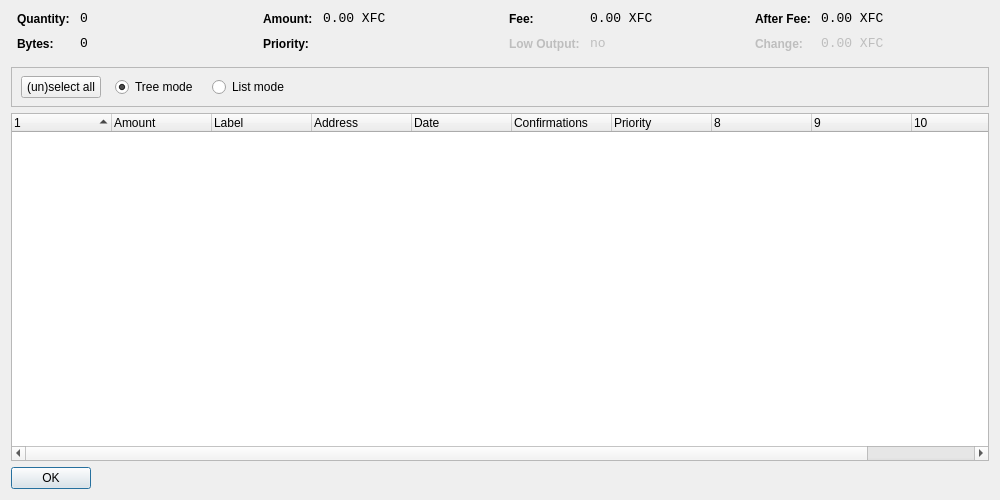
<?xml version="1.0" encoding="UTF-8"?>
<ui version="4.0">
 <class>CoinControlDialog</class>
 <widget class="QDialog" name="CoinControlDialog">
  <property name="geometry">
   <rect>
    <x>0</x>
    <y>0</y>
    <width>1000</width>
    <height>500</height>
   </rect>
  </property>
  <property name="windowTitle">
   <string>Coin Control</string>
  </property>
  <layout class="QVBoxLayout" name="verticalLayout">
   <item>
    <layout class="QHBoxLayout" name="horizontalLayoutTop" stretch="0,0,0,0">
     <property name="topMargin">
      <number>0</number>
     </property>
     <property name="bottomMargin">
      <number>10</number>
     </property>
     <item>
      <layout class="QFormLayout" name="formLayoutCoinControl1">
       <property name="horizontalSpacing">
        <number>10</number>
       </property>
       <property name="verticalSpacing">
        <number>10</number>
       </property>
       <property name="leftMargin">
        <number>6</number>
       </property>
       <property name="rightMargin">
        <number>6</number>
       </property>
       <item row="0" column="0">
        <widget class="QLabel" name="labelCoinControlQuantityText">
         <property name="styleSheet">
          <string notr="true">font-weight:bold;</string>
         </property>
         <property name="text">
          <string>Quantity:</string>
         </property>
        </widget>
       </item>
       <item row="0" column="1">
        <widget class="QLabel" name="labelCoinControlQuantity">
         <property name="font">
          <font>
           <family>Monospace</family>
           <pointsize>10</pointsize>
          </font>
         </property>
         <property name="cursor">
          <cursorShape>IBeamCursor</cursorShape>
         </property>
         <property name="contextMenuPolicy">
          <enum>Qt::ActionsContextMenu</enum>
         </property>
         <property name="text">
          <string notr="true">0</string>
         </property>
         <property name="textInteractionFlags">
          <set>Qt::LinksAccessibleByMouse|Qt::TextSelectableByKeyboard|Qt::TextSelectableByMouse</set>
         </property>
        </widget>
       </item>
       <item row="1" column="0">
        <widget class="QLabel" name="labelCoinControlBytesText">
         <property name="styleSheet">
          <string notr="true">font-weight:bold;</string>
         </property>
         <property name="text">
          <string>Bytes:</string>
         </property>
        </widget>
       </item>
       <item row="1" column="1">
        <widget class="QLabel" name="labelCoinControlBytes">
         <property name="font">
          <font>
           <family>Monospace</family>
           <pointsize>10</pointsize>
          </font>
         </property>
         <property name="cursor">
          <cursorShape>IBeamCursor</cursorShape>
         </property>
         <property name="contextMenuPolicy">
          <enum>Qt::ActionsContextMenu</enum>
         </property>
         <property name="text">
          <string notr="true">0</string>
         </property>
         <property name="textInteractionFlags">
          <set>Qt::LinksAccessibleByMouse|Qt::TextSelectableByKeyboard|Qt::TextSelectableByMouse</set>
         </property>
        </widget>
       </item>
      </layout>
     </item>
     <item>
      <layout class="QFormLayout" name="formLayoutCoinControl2">
       <property name="horizontalSpacing">
        <number>10</number>
       </property>
       <property name="verticalSpacing">
        <number>10</number>
       </property>
       <property name="leftMargin">
        <number>6</number>
       </property>
       <property name="rightMargin">
        <number>6</number>
       </property>
       <item row="0" column="0">
        <widget class="QLabel" name="labelCoinControlAmountText">
         <property name="styleSheet">
          <string notr="true">font-weight:bold;</string>
         </property>
         <property name="text">
          <string>Amount:</string>
         </property>
        </widget>
       </item>
       <item row="0" column="1">
        <widget class="QLabel" name="labelCoinControlAmount">
         <property name="font">
          <font>
           <family>Monospace</family>
           <pointsize>10</pointsize>
          </font>
         </property>
         <property name="cursor">
          <cursorShape>IBeamCursor</cursorShape>
         </property>
         <property name="contextMenuPolicy">
          <enum>Qt::ActionsContextMenu</enum>
         </property>
         <property name="text">
          <string notr="true">0.00 XFC</string>
         </property>
         <property name="textInteractionFlags">
          <set>Qt::LinksAccessibleByMouse|Qt::TextSelectableByKeyboard|Qt::TextSelectableByMouse</set>
         </property>
        </widget>
       </item>
       <item row="1" column="0">
        <widget class="QLabel" name="labelCoinControlPriorityText">
         <property name="styleSheet">
          <string notr="true">font-weight:bold;</string>
         </property>
         <property name="text">
          <string>Priority:</string>
         </property>
        </widget>
       </item>
       <item row="1" column="1">
        <widget class="QLabel" name="labelCoinControlPriority">
         <property name="font">
          <font>
           <family>Monospace</family>
           <pointsize>10</pointsize>
          </font>
         </property>
         <property name="cursor">
          <cursorShape>IBeamCursor</cursorShape>
         </property>
         <property name="contextMenuPolicy">
          <enum>Qt::ActionsContextMenu</enum>
         </property>
         <property name="text">
          <string/>
         </property>
         <property name="textInteractionFlags">
          <set>Qt::LinksAccessibleByMouse|Qt::TextSelectableByKeyboard|Qt::TextSelectableByMouse</set>
         </property>
        </widget>
       </item>
      </layout>
     </item>
     <item>
      <layout class="QFormLayout" name="formLayoutCoinControl3">
       <property name="horizontalSpacing">
        <number>10</number>
       </property>
       <property name="verticalSpacing">
        <number>10</number>
       </property>
       <property name="leftMargin">
        <number>6</number>
       </property>
       <property name="rightMargin">
        <number>6</number>
       </property>
       <item row="0" column="0">
        <widget class="QLabel" name="labelCoinControlFeeText">
         <property name="styleSheet">
          <string notr="true">font-weight:bold;</string>
         </property>
         <property name="text">
          <string>Fee:</string>
         </property>
        </widget>
       </item>
       <item row="0" column="1">
        <widget class="QLabel" name="labelCoinControlFee">
         <property name="font">
          <font>
           <family>Monospace</family>
           <pointsize>10</pointsize>
          </font>
         </property>
         <property name="cursor">
          <cursorShape>IBeamCursor</cursorShape>
         </property>
         <property name="contextMenuPolicy">
          <enum>Qt::ActionsContextMenu</enum>
         </property>
         <property name="text">
          <string notr="true">0.00 XFC</string>
         </property>
         <property name="textInteractionFlags">
          <set>Qt::LinksAccessibleByMouse|Qt::TextSelectableByKeyboard|Qt::TextSelectableByMouse</set>
         </property>
        </widget>
       </item>
       <item row="1" column="0">
        <widget class="QLabel" name="labelCoinControlLowOutputText">
         <property name="enabled">
          <bool>false</bool>
         </property>
         <property name="styleSheet">
          <string notr="true">font-weight:bold;</string>
         </property>
         <property name="text">
          <string>Low Output:</string>
         </property>
        </widget>
       </item>
       <item row="1" column="1">
        <widget class="QLabel" name="labelCoinControlLowOutput">
         <property name="enabled">
          <bool>false</bool>
         </property>
         <property name="font">
          <font>
           <family>Monospace</family>
           <pointsize>10</pointsize>
          </font>
         </property>
         <property name="cursor">
          <cursorShape>IBeamCursor</cursorShape>
         </property>
         <property name="contextMenuPolicy">
          <enum>Qt::ActionsContextMenu</enum>
         </property>
         <property name="text">
          <string notr="true">no</string>
         </property>
         <property name="textInteractionFlags">
          <set>Qt::LinksAccessibleByMouse|Qt::TextSelectableByKeyboard|Qt::TextSelectableByMouse</set>
         </property>
        </widget>
       </item>
      </layout>
     </item>
     <item>
      <layout class="QFormLayout" name="formLayoutCoinControl4">
       <property name="horizontalSpacing">
        <number>10</number>
       </property>
       <property name="verticalSpacing">
        <number>10</number>
       </property>
       <property name="leftMargin">
        <number>6</number>
       </property>
       <property name="rightMargin">
        <number>6</number>
       </property>
       <item row="0" column="0">
        <widget class="QLabel" name="labelCoinControlAfterFeeText">
         <property name="styleSheet">
          <string notr="true">font-weight:bold;</string>
         </property>
         <property name="text">
          <string>After Fee:</string>
         </property>
        </widget>
       </item>
       <item row="0" column="1">
        <widget class="QLabel" name="labelCoinControlAfterFee">
         <property name="font">
          <font>
           <family>Monospace</family>
           <pointsize>10</pointsize>
          </font>
         </property>
         <property name="cursor">
          <cursorShape>IBeamCursor</cursorShape>
         </property>
         <property name="contextMenuPolicy">
          <enum>Qt::ActionsContextMenu</enum>
         </property>
         <property name="text">
          <string notr="true">0.00 XFC</string>
         </property>
         <property name="textInteractionFlags">
          <set>Qt::LinksAccessibleByMouse|Qt::TextSelectableByKeyboard|Qt::TextSelectableByMouse</set>
         </property>
        </widget>
       </item>
       <item row="1" column="0">
        <widget class="QLabel" name="labelCoinControlChangeText">
         <property name="enabled">
          <bool>false</bool>
         </property>
         <property name="styleSheet">
          <string notr="true">font-weight:bold;</string>
         </property>
         <property name="text">
          <string>Change:</string>
         </property>
        </widget>
       </item>
       <item row="1" column="1">
        <widget class="QLabel" name="labelCoinControlChange">
         <property name="enabled">
          <bool>false</bool>
         </property>
         <property name="font">
          <font>
           <family>Monospace</family>
           <pointsize>10</pointsize>
          </font>
         </property>
         <property name="cursor">
          <cursorShape>IBeamCursor</cursorShape>
         </property>
         <property name="contextMenuPolicy">
          <enum>Qt::ActionsContextMenu</enum>
         </property>
         <property name="text">
          <string notr="true">0.00 XFC</string>
         </property>
         <property name="textInteractionFlags">
          <set>Qt::LinksAccessibleByMouse|Qt::TextSelectableByKeyboard|Qt::TextSelectableByMouse</set>
         </property>
        </widget>
       </item>
      </layout>
     </item>
    </layout>
   </item>
   <item>
    <widget class="QFrame" name="frame">
     <property name="minimumSize">
      <size>
       <width>0</width>
       <height>40</height>
      </size>
     </property>
     <property name="frameShape">
      <enum>QFrame::StyledPanel</enum>
     </property>
     <property name="frameShadow">
      <enum>QFrame::Sunken</enum>
     </property>
     <widget class="QWidget" name="horizontalLayoutWidget">
      <property name="geometry">
       <rect>
        <x>10</x>
        <y>0</y>
        <width>781</width>
        <height>41</height>
       </rect>
      </property>
      <layout class="QHBoxLayout" name="horizontalLayoutPanel" stretch="0,0,0,0,0">
       <property name="spacing">
        <number>14</number>
       </property>
       <item>
        <widget class="QPushButton" name="pushButtonSelectAll">
         <property name="sizePolicy">
          <sizepolicy hsizetype="Maximum" vsizetype="Fixed">
           <horstretch>0</horstretch>
           <verstretch>0</verstretch>
          </sizepolicy>
         </property>
         <property name="text">
          <string>(un)select all</string>
         </property>
        </widget>
       </item>
       <item>
        <widget class="QRadioButton" name="radioTreeMode">
         <property name="sizePolicy">
          <sizepolicy hsizetype="Maximum" vsizetype="Fixed">
           <horstretch>0</horstretch>
           <verstretch>0</verstretch>
          </sizepolicy>
         </property>
         <property name="text">
          <string>Tree mode</string>
         </property>
         <property name="checked">
          <bool>true</bool>
         </property>
        </widget>
       </item>
       <item>
        <widget class="QRadioButton" name="radioListMode">
         <property name="sizePolicy">
          <sizepolicy hsizetype="Maximum" vsizetype="Fixed">
           <horstretch>0</horstretch>
           <verstretch>0</verstretch>
          </sizepolicy>
         </property>
         <property name="text">
          <string>List mode</string>
         </property>
        </widget>
       </item>
       <item>
        <spacer name="horizontalSpacer">
         <property name="orientation">
          <enum>Qt::Horizontal</enum>
         </property>
         <property name="sizeHint" stdset="0">
          <size>
           <width>40</width>
           <height>20</height>
          </size>
         </property>
        </spacer>
       </item>
      </layout>
     </widget>
    </widget>
   </item>
   <item>
    <widget class="CoinControlTreeWidget" name="treeWidget">
     <property name="contextMenuPolicy">
      <enum>Qt::CustomContextMenu</enum>
     </property>
     <property name="sortingEnabled">
      <bool>false</bool>
     </property>
     <property name="columnCount">
      <number>11</number>
     </property>
     <attribute name="headerShowSortIndicator" stdset="0">
      <bool>true</bool>
     </attribute>
     <attribute name="headerStretchLastSection">
      <bool>false</bool>
     </attribute>
     <column>
      <property name="text">
       <string/>
      </property>
     </column>
     <column>
      <property name="text">
       <string>Amount</string>
      </property>
     </column>
     <column>
      <property name="text">
       <string>Label</string>
      </property>
     </column>
     <column>
      <property name="text">
       <string>Address</string>
      </property>
     </column>
     <column>
      <property name="text">
       <string>Date</string>
      </property>
     </column>
     <column>
      <property name="text">
       <string>Confirmations</string>
      </property>
      <property name="toolTip">
       <string>Confirmed</string>
      </property>
     </column>
     <column>
      <property name="text">
       <string>Priority</string>
      </property>
     </column>
     <column>
      <property name="text">
       <string/>
      </property>
     </column>
     <column>
      <property name="text">
       <string/>
      </property>
     </column>
     <column>
      <property name="text">
       <string/>
      </property>
     </column>
     <column>
      <property name="text">
       <string/>
      </property>
     </column>
    </widget>
   </item>
   <item>
    <widget class="QDialogButtonBox" name="buttonBox">
     <property name="sizePolicy">
      <sizepolicy hsizetype="Maximum" vsizetype="Fixed">
       <horstretch>0</horstretch>
       <verstretch>0</verstretch>
      </sizepolicy>
     </property>
     <property name="orientation">
      <enum>Qt::Horizontal</enum>
     </property>
     <property name="standardButtons">
      <set>QDialogButtonBox::Ok</set>
     </property>
    </widget>
   </item>
  </layout>
 </widget>
 <customwidgets>
  <customwidget>
   <class>CoinControlTreeWidget</class>
   <extends>QTreeWidget</extends>
   <header>coincontroltreewidget.h</header>
  </customwidget>
 </customwidgets>
 <resources/>
 <connections/>
</ui>
